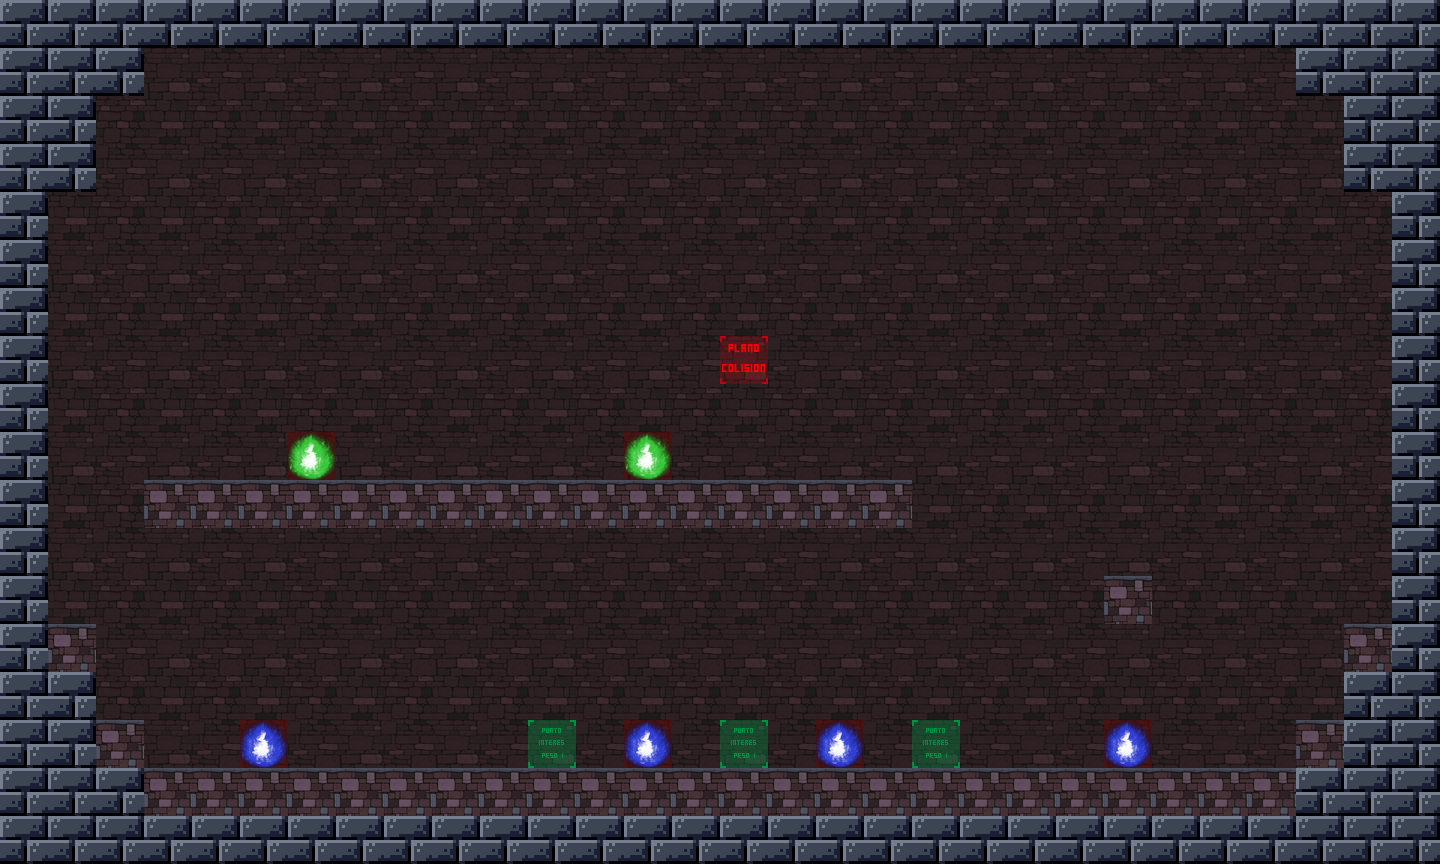

Rendered tile map (Tiled .tmx) drawn with the repository's tilesets; below, a short description and the map source with its tile grids summarised:
An orthogonal 30x18 tile map with 48x48 px tiles, 5 tile layers (Fondo, Colision, Logic, PuntosInteres, ...).

<map version="1.0" orientation="orthogonal" renderorder="left-up" width="30" height="18" tilewidth="48" tileheight="48">
 <tileset firstgid="1" name="tileset" tilewidth="48" tileheight="48">
  <image source="tileset.png" width="576" height="576" />
  <tile id="36">
   <properties>
    <property name="Peso" value="2" />
   </properties>
  </tile>
  <tile id="37">
   <properties>
    <property name="Peso" value="5" />
   </properties>
  </tile>
  <tile id="38">
   <properties>
    <property name="Peso" value="10" />
   </properties>
  </tile>
  <tile id="39">
   <properties>
    <property name="AtributoPrueba" value="cofreBajo" />
    <property name="Peso" value="2" />
   </properties>
  </tile>
  <tile id="40">
   <properties>
    <property name="Peso" value="5" />
   </properties>
  </tile>
  <tile id="41">
   <properties>
    <property name="Peso" value="10" />
   </properties>
  </tile>
  <tile id="50">
   <properties>
    <property name="peso" value="70" />
    <property name="radio" value="100" />
   </properties>
  </tile>
  <tile id="51">
   <properties>
    <property name="peso" value="20" />
    <property name="radio" value="200" />
   </properties>
  </tile>
  <tile id="52">
   <properties>
    <property name="peso" value="10" />
    <property name="radio" value="300" />
   </properties>
  </tile>
 </tileset>
 <layer name="Fondo" width="30" height="18">
  <data>[540 cells, 540 non-empty, 4 distinct tile ids]</data>
 </layer>
 <layer name="Colision" width="30" height="18">
  <data>[540 cells, 153 non-empty, 2 distinct tile ids]</data>
 </layer>
 <layer name="Logic" width="30" height="18">
  <data>[540 cells, 1 non-empty, 1 distinct tile ids]</data>
 </layer>
 <layer name="PuntosInteres" width="30" height="18">
  <data>[540 cells, 3 non-empty, 1 distinct tile ids]</data>
 </layer>
 <layer name="PuntosAltares" width="30" height="18">
  <data>[540 cells, 6 non-empty, 2 distinct tile ids]</data>
 </layer>
</map>